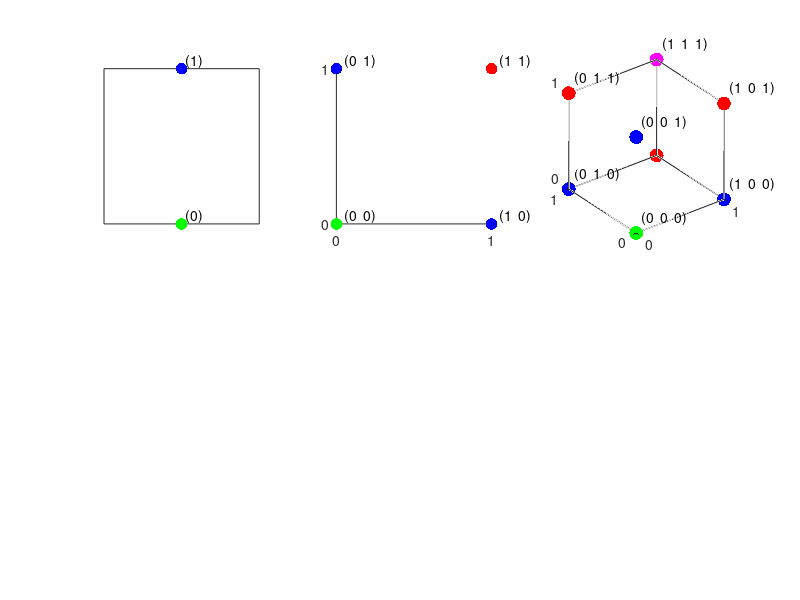

MATLAB code to generate this figure:
clf
BS=[0 1];
subplot(2,3,1)

plot(0,0,'g.','MarkerSize',25)
hold on;
plot(0,1,'b.','MarkerSize',25)
set(gca,'XTick',0:0:0)
set(gca,'YTick',0:0:0)
for I=1:2
    text(0.05,0.05+BS(I),strcat(['(',num2str([BS(I)]),')']))%'rotation',90);
end
axis square

subplot(2,3,2)
x=[0 0 1 1];
y=[0 1 0 1];
hold on;
plot(x(3),y(3),'b.','MarkerSize',25)
plot(x(4),y(4),'r.','MarkerSize',25)
plot(x(1),y(1),'g.','MarkerSize',25)
plot(x(2),y(2),'b.','MarkerSize',25)

set(gca,'XTick',0:1:1)
set(gca,'YTick',0:1:1)
for I=1:2
    for J=1:2
        text(0.05+BS(I),0.05+BS(J),strcat(['(',num2str([BS(I),BS(J)]),')']))%'rotation',90);
    end
end
axis square

subplot(2,3,3)
x=[0 0 0 0 1 1 1 1];
y=[0 0 1 1 0 0 1 1];
z=[0 1 0 1 0 1 0 1];
plot3(x(1),y(1),z(1),'g.','MarkerSize',30)
hold on;
plot3(x(2:3),y(2:3),z(2:3),'b.','MarkerSize',30)
plot3(x(5),y(5),z(5),'b.','MarkerSize',30)
plot3(x(4),y(4),z(4),'r.','MarkerSize',30)
plot3(x(6:7),y(6:7),z(6:7),'r.','MarkerSize',30)
plot3(x(8),y(8),z(8),'m.','MarkerSize',30)
box on; grid on;
set(gca,'XTick',0:1:1)
set(gca,'YTick',0:1:1)
set(gca,'ZTick',0:1:1)
BS=[0 1];
for I=1:2
    for J=1:2
        for K=1:2
            text(0.1+BS(I),0.05+BS(J),0.1+BS(K),strcat(['(',num2str([BS(I),BS(J),BS(K)]),')']))%'rotation',90);
        end
    end
end
%az=-38.5000; el=28; view(az, el);
axis square
